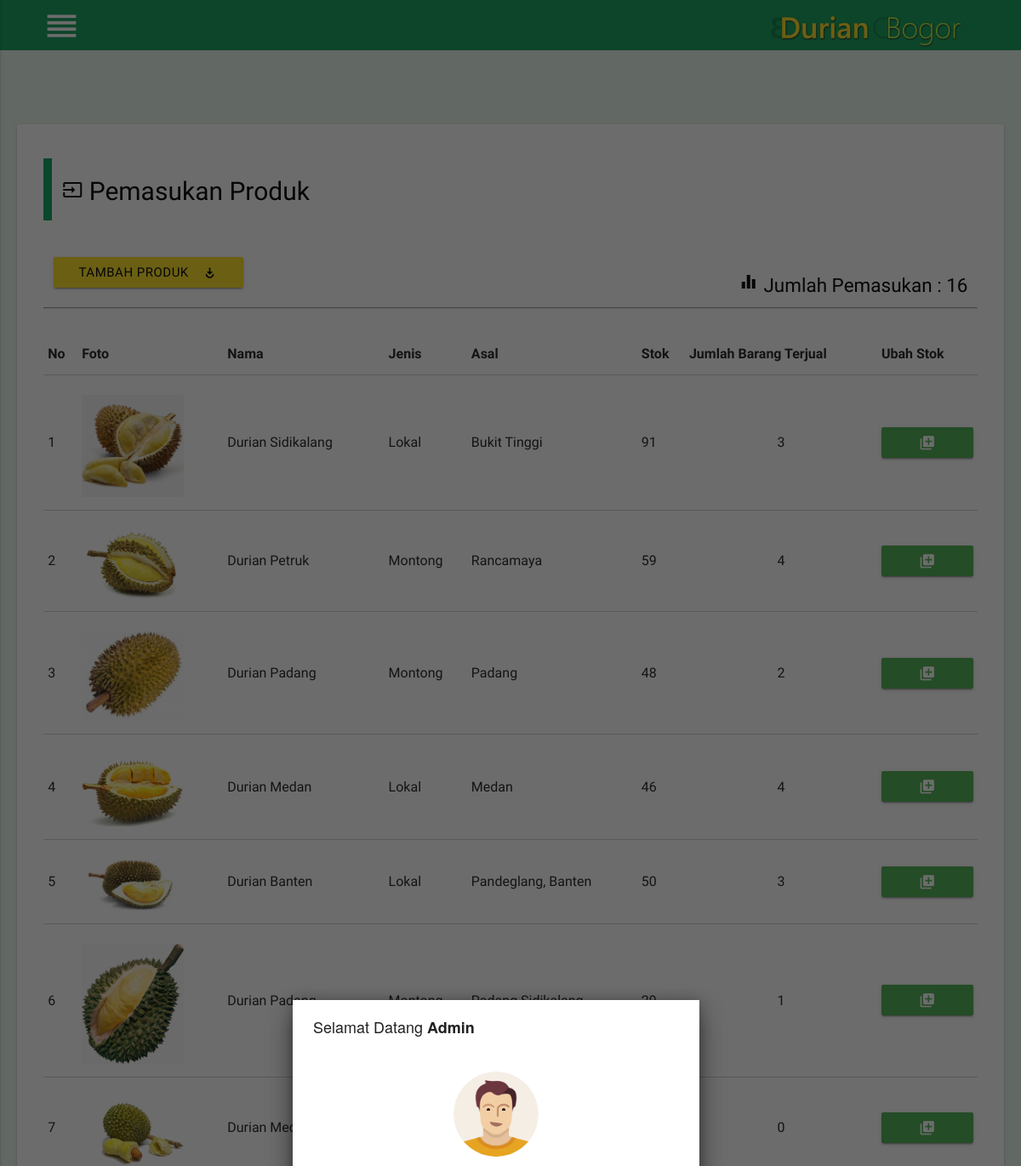
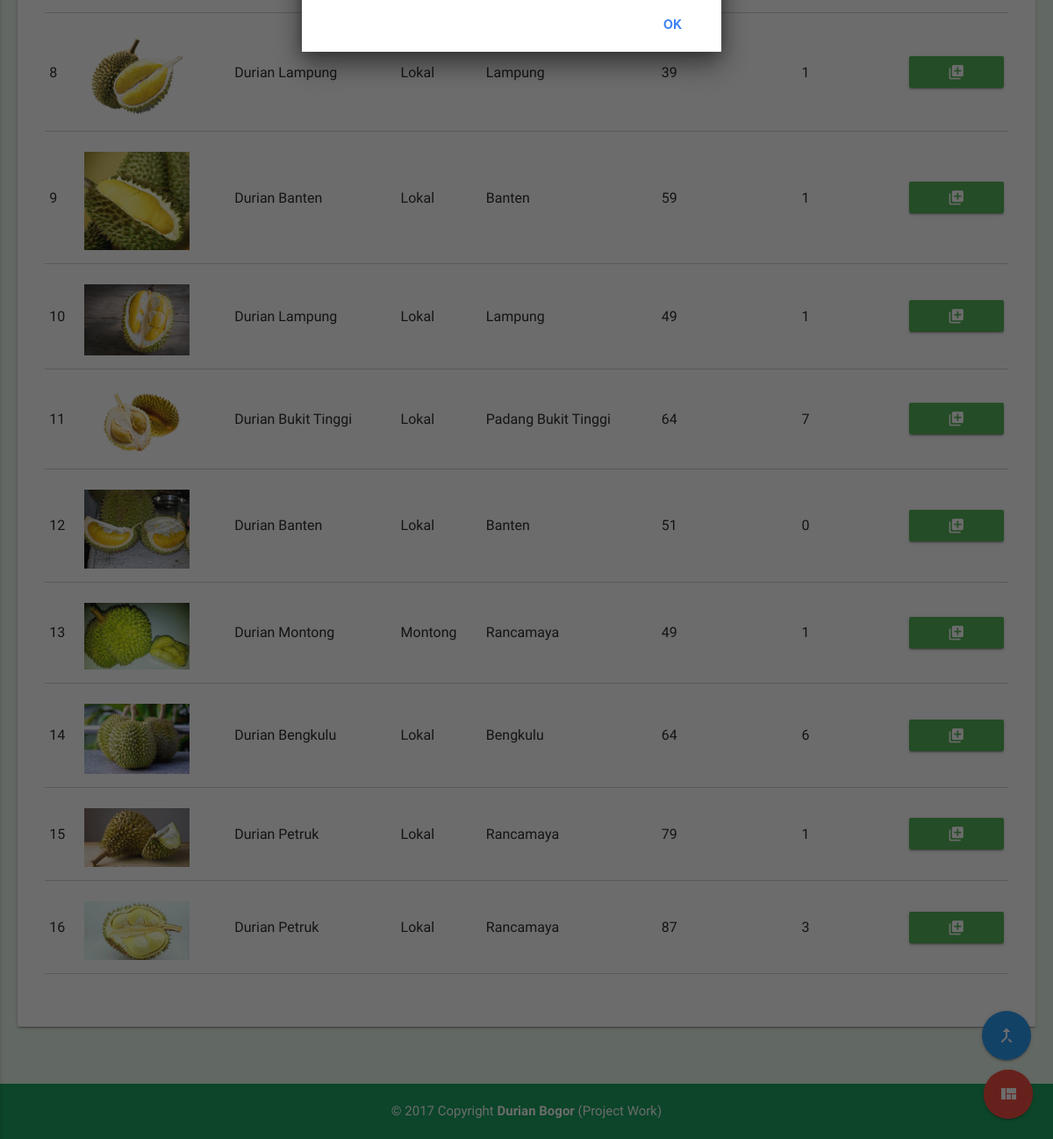
The app's page /admin/show/show_pemasukan.php (signed in) with its own data (2 pictures, top to bottom).
### tables this page shows
CREATE TABLE `tb_produk` (
  `id_produk` int(8) NOT NULL,
  `produk` varchar(50) NOT NULL,
  `jenis` varchar(40) NOT NULL,
  `ukuran` varchar(20) NOT NULL,
  `harga` varchar(20) NOT NULL,
  `foto` varchar(100) NOT NULL,
  `stok` int(8) NOT NULL,
  `asal` varchar(20) NOT NULL,
  `tanggal_post` varchar(40) NOT NULL,
  `deskripsi` varchar(100) NOT NULL,
  `terjual` int(8) NOT NULL,
  `view` int(10) NOT NULL
);

### config/base_url.php (called while the page is built, shortened)
<?php
	$base_url="http://localhost/e-commerce_durianbogor/";
 ?>

### admin/show/show_pemasukan.php (the view, shortened to what this page needs)
<?php include'../include/header.php'; ?>
<?php include'../include/nav.php'; ?>
<?php include'../include/back_to_top.php' ?>
<?php include'../include/icon_action.php'; ?>
 <br><br><br>
 <div class="col s12">
   <div class="conta" style="min-height:400px;">
     <div class="row white radius z-depth-1 padding-add">
       <div class="col s12 m12 black-text">
				<blockquote>
					<h3 class="black-text"><i class="material-icons">input </i> Pemasukan Produk</h3>
				</blockquote>
         <br>
         <div class="row">
           <div class="col s12 m8 l8">
             <a href="<?php echo $base_url; ?>admin/post/posting" class="btn yes-yellow red tooltipped" data-position="top" data-delay="50" data-tooltip="Tambah Produk"><i class="material-icons right">play_for_work</i> Tambah Produk</a>
           </div>
           <div class="col s12 m4 l4">
						<?php $sql=("SELECT COUNT(*) from tb_produk");
									$query=mysqli_query($con,$sql);
									$row=mysqli_fetch_row($query);
						?>
             <h4 class="font-right"><i class="material-icons">equalizer </i> Jumlah Pemasukan : <?php echo $row[0]; ?></h4>
           </div>
           <hr>
         </div>
         <table class="bordered responsive-table">
           <thead>
             <tr>
               <th>No</th>
							<th>Foto</th>
               <th>Nama</th>
               <th>Jenis</th>
               <th>Asal</th>
							<th>Stok</th>
               <th>Jumlah Barang Terjual</th>
               <th>Ubah Stok</th>
             </tr>
           </thead>
           <tbody>
						<?php
               $no=1;
               $query=("SELECT * FROM tb_produk");
               $data=mysqli_query($con,$query);
               while($hasil = mysqli_fetch_assoc($data)){
             ?>
             <tr>
               <td><?php echo $no++; ?></td>
							<td><img style="width:120px; heiight:120px;" class="materialboxed responsive-img" src="<?php echo $base_url; ?>assets/images/produk/<?php echo $hasil['foto']; ?>"></td>
               <td><?php echo $hasil['produk']; ?></td>
							<td><?php echo $hasil['jenis']; ?></td>
               <td><?php echo $hasil['asal']; ?></td>
               <td><?php echo $hasil['stok']; ?></td>
               <td><center><?php echo $hasil['terjual']; ?></center></td>
               <td><a href="<?php echo $base_url; ?>admin/edit/edit_stok?id_produk=<?php echo $hasil['id_produk']; ?>" class="btn green fullbtn btn-hover red waves-effect waves-light tooltipped" data-position="top" data-delay="50" data-tooltip="Ubah Stok"><i class="material-icons">library_add</i></a></td>
             </tr>
						<?php } ?>
           </tbody>
         </table>
         <div class="padding-bottom"></div>
       </div>
     </div>
   </div>
 </div>
 <br><br>
<?php include'../include/footer.php'; ?>

### assets/css/style_backend.css (style rules this page uses)
.material-icons { font-family: 'Material Icons'; font-weight: normal; font-style: normal; font-size: 24px; line-height: 1; letter-spacing: normal; text-transform: none; display: inline-block; white-space: nowrap; word-wrap: normal; direction: ltr; -webkit-font-feature-settings: 'liga'; -webkit-font-smoothing: antialiased; }
body { background-color:#e8f5e9 !important; }
.conta { margin: 0 auto; padding-left:20px; padding-right:20px; max-width: 1280px; width: 100%; }
.padding-bottom { padding-bottom:40px !important; }
.padding-add { padding:20px; }
.btn { color:#fff !important; }
.fullbtn { min-width:100%; }
.yes-yellow { background-color:#fedf22 !important; color:#000 !important; }
h4 { font-size:1.50rem; !important; }
h3 { font-size:2.0rem; !important; }
blockquote { padding-left:12px !important; padding:0.3px; border-left: 10px solid #10a45c !important; }
.font-right { text-align: right; }
.responsive-img { margin-top:8px; width:250px; }
.radius { border-radius:3px !important; }

### assets/css/sweetalert.css (style rules this page uses)
body.stop-scrolling { height: 100%; overflow: hidden; }

### records on screen
tb_produk: foto (picture), produk "Durian Sidikalang", jenis "Lokal", asal "Bukit Tinggi", stok "91", terjual "3"
tb_produk: foto (picture), produk "Durian Petruk", jenis "Montong", asal "Rancamaya", stok "59", terjual "4"
tb_produk: foto (picture), produk "Durian Padang", jenis "Montong", asal "Padang", stok "48", terjual "2"
tb_produk: foto (picture), produk "Durian Medan", jenis "Lokal", asal "Medan", stok "46", terjual "4"
tb_produk: foto (picture), produk "Durian Banten", jenis "Lokal", asal "Pandeglang, Banten", stok "50", terjual "3"
tb_produk: foto (picture), produk "Durian Padang", terjual "1"
tb_produk: foto (picture), produk "Durian Medan", terjual "0"
tb_produk: foto (picture), produk "Durian Lampung", jenis "Lokal", asal "Lampung", stok "39", terjual "1"
tb_produk: foto (picture), produk "Durian Banten", jenis "Lokal", asal "Banten", stok "59", terjual "1"
tb_produk: foto (picture), produk "Durian Lampung", jenis "Lokal", asal "Lampung", stok "49", terjual "1"
tb_produk: foto (picture), produk "Durian Bukit Tinggi", jenis "Lokal", asal "Padang Bukit Tinggi", stok "64", terjual "7"
tb_produk: foto (picture), produk "Durian Banten", jenis "Lokal", asal "Banten", stok "51", terjual "0"
tb_produk: foto (picture), produk "Durian Montong", jenis "Montong", asal "Rancamaya", stok "49", terjual "1"
tb_produk: foto (picture), produk "Durian Bengkulu", jenis "Lokal", asal "Bengkulu", stok "64", terjual "6"
tb_produk: foto (picture), produk "Durian Petruk", jenis "Lokal", asal "Rancamaya", stok "79", terjual "1"
tb_produk: foto (picture), produk "Durian Petruk", jenis "Lokal", asal "Rancamaya", stok "87", terjual "3"

### other values on screen
$row[0] "16"
